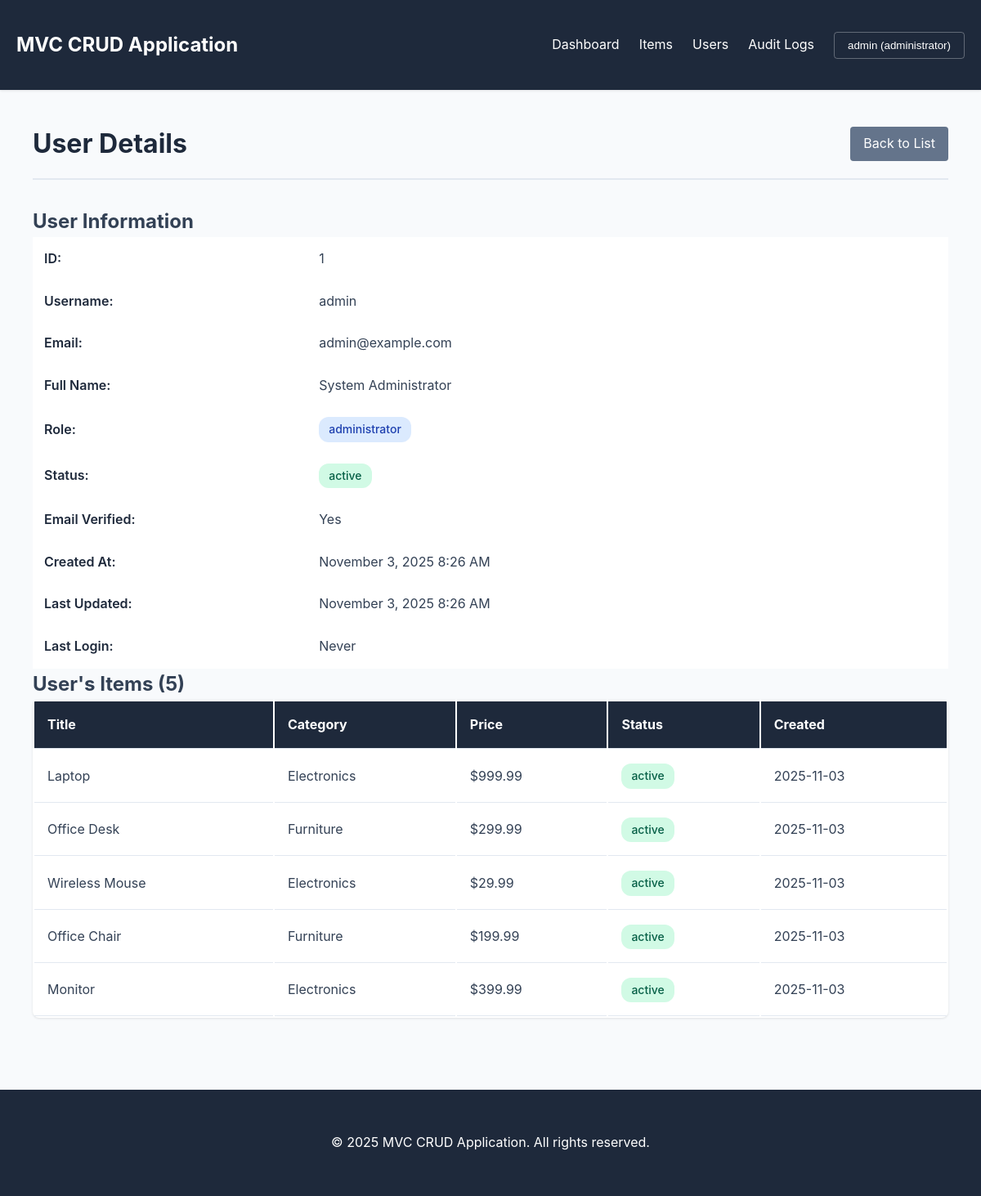
Page /index.php?controller=admin&action=viewUser&id=1 (signed in) on the committed database.
### tables this page shows
CREATE TABLE IF NOT EXISTS users (
    id INT AUTO_INCREMENT PRIMARY KEY,
    username VARCHAR(50) NOT NULL UNIQUE,
    email VARCHAR(100) NOT NULL UNIQUE,
    password VARCHAR(255) NOT NULL,
    full_name VARCHAR(100) NOT NULL,
    role ENUM('user', 'administrator', 'auditor') DEFAULT 'user',
    status ENUM('active', 'inactive', 'suspended') DEFAULT 'active',
    email_verified TINYINT(1) DEFAULT 0,
    created_at TIMESTAMP DEFAULT CURRENT_TIMESTAMP,
    updated_at TIMESTAMP DEFAULT CURRENT_TIMESTAMP ON UPDATE CURRENT_TIMESTAMP,
    last_login TIMESTAMP NULL,
    INDEX idx_username (username),
    INDEX idx_email (email),
    INDEX idx_role (role),
    INDEX idx_status (status)
);

CREATE TABLE IF NOT EXISTS items (
    id INT AUTO_INCREMENT PRIMARY KEY,
    title VARCHAR(200) NOT NULL,
    description TEXT,
    category VARCHAR(50),
    price DECIMAL(10, 2),
    quantity INT DEFAULT 0,
    status ENUM('active', 'inactive', 'discontinued') DEFAULT 'active',
    created_by INT NOT NULL,
    created_at TIMESTAMP DEFAULT CURRENT_TIMESTAMP,
    updated_at TIMESTAMP DEFAULT CURRENT_TIMESTAMP ON UPDATE CURRENT_TIMESTAMP,
    FOREIGN KEY (created_by) REFERENCES users(id) ON DELETE CASCADE,
    INDEX idx_category (category),
    INDEX idx_status (status),
    INDEX idx_created_by (created_by)
);

### app/controllers/AdminController.php (called while the page is built, shortened)
<?php
require_once APP_ROOT . '/app/controllers/BaseController.php';
class AdminController extends BaseController {
    private $userModel;
    public function __construct() {
        $this->userModel = new User();
    }
    public function viewUser() {
        $id = (int)$this->getGet('id');
        $user = $this->userModel->getUserById($id);
        $itemModel = new Item();
        $items = $itemModel->getByUser($id, 10, 0);
        $this->view('admin/view_user', [
            'user' => $user,
            'items' => $items
        ]);
    }
}

### public/index.php (called while the page is built, shortened)
<?php
require_once __DIR__ . '/../config/config.php';
$action = $_GET['action'] ?? 'index';
$action = preg_replace('/[^a-zA-Z]/', '', $action);
$controllerInstance = new $controllerClass();
try {
    $controllerInstance->$action();
} catch (Exception $e) {
    if (DEBUG_MODE) {
        die("Error: " . $e->getMessage());
    } else {
        die("An error occurred. Please try again later.");
    }
}

### app/models/User.php (called while the page is built, shortened)
<?php
class User {
    private $conn;
    public function __construct() {
        $this->db = Database::getInstance();
        $this->conn = $this->db->getConnection();
    }
    public function getUserById($id) {
        $query = "SELECT id, username, email, full_name, role, status, email_verified, created_at, updated_at, last_login
                  FROM users WHERE id = :id LIMIT 1";
        $stmt = $this->conn->prepare($query);
        $stmt->bindParam(':id', $id);
        $stmt->execute();
        if ($stmt->rowCount() > 0) {
            return $stmt->fetch();
        }
        return null;
    }
}

### config/config.php (called while the page is built, shortened)
<?php
spl_autoload_register(function ($class) {
    $paths = [
        APP_ROOT . '/app/models/',
        APP_ROOT . '/app/controllers/',
        APP_ROOT . '/config/'
    ];
    foreach ($paths as $path) {
        $file = $path . $class . '.php';
        if (file_exists($file)) {
            return;
        }
    }
});

### config/Database.php (called while the page is built, shortened)
<?php
class Database {
    private $host = DB_HOST;
    private $db_name = DB_NAME;
    private $username = DB_USER;
    private $password = DB_PASS;
    private $charset = DB_CHARSET;
    private $conn = null;
    private static $instance = null;
    public static function getInstance() {
        if (self::$instance === null) {
            self::$instance = new self();
        }
        return self::$instance;
    }
    private function connect() {
        $dsn = "mysql:host={$this->host};dbname={$this->db_name};charset={$this->charset}";
        $options = [
            PDO::ATTR_ERRMODE => PDO::ERRMODE_EXCEPTION,
            PDO::ATTR_DEFAULT_FETCH_MODE => PDO::FETCH_ASSOC,
            PDO::ATTR_EMULATE_PREPARES => false,
            PDO::ATTR_PERSISTENT => false
        ];
        try {
            $this->conn = new PDO($dsn, $this->username, $this->password, $options);
        } catch (PDOException $e) {
            if (DEBUG_MODE) {
                die("Database Connection Error: " . $e->getMessage());
            } else {
                die("Database connection failed. Please contact administrator.");
            }
        }
    }
    public function getConnection() {
        return $this->conn;
    }
}

### app/models/Item.php (called while the page is built, shortened)
<?php
class Item {
    private $conn;
    public function __construct() {
        $this->db = Database::getInstance();
        $this->conn = $this->db->getConnection();
    }
    public function getByUser($user_id, $limit = ITEMS_PER_PAGE, $offset = 0) {
        $query = "SELECT i.*, u.username as created_by_username, u.full_name as created_by_name
                  FROM items i
                  LEFT JOIN users u ON i.created_by = u.id
                  WHERE i.created_by = :user_id
                  ORDER BY i.created_at DESC
                  LIMIT :limit OFFSET :offset";
        $stmt = $this->conn->prepare($query);
        $stmt->bindValue(':user_id', $user_id, PDO::PARAM_INT);
        $stmt->bindValue(':limit', (int)$limit, PDO::PARAM_INT);
        $stmt->bindValue(':offset', (int)$offset, PDO::PARAM_INT);
        $stmt->execute();
        return $stmt->fetchAll();
    }
}

### app/views/admin/view_user.php (the view, shortened to what this page needs)
<?php include APP_ROOT . '/app/views/layouts/header.php'; ?>
<div class="container">
    <div class="page-header">
        <h1>User Details</h1>
        <div class="actions">
            <a href="index.php?controller=admin&action=users" class="btn btn-secondary">Back to List</a>
        </div>
    </div>
    <div class="user-details">
        <div class="detail-section">
            <h2>User Information</h2>
            <table class="info-table">
                <tr>
                    <th>ID:</th>
                    <td><?php echo $user['id']; ?></td>
                </tr>
                <tr>
                    <th>Username:</th>
                    <td><?php echo htmlspecialchars($user['username']); ?></td>
                </tr>
                <tr>
                    <th>Email:</th>
                    <td><?php echo htmlspecialchars($user['email']); ?></td>
                </tr>
                <tr>
                    <th>Full Name:</th>
                    <td><?php echo htmlspecialchars($user['full_name']); ?></td>
                </tr>
                <tr>
                    <th>Role:</th>
                    <td><span class="badge badge-<?php echo $user['role']; ?>"><?php echo $user['role']; ?></span></td>
                </tr>
                <tr>
                    <th>Status:</th>
                    <td><span class="badge badge-<?php echo $user['status']; ?>"><?php echo $user['status']; ?></span></td>
                </tr>
                <tr>
                    <th>Email Verified:</th>
                    <td><?php echo $user['email_verified'] ? 'Yes' : 'No'; ?></td>
                </tr>
                <tr>
                    <th>Created At:</th>
                    <td><?php echo date('F j, Y g:i A', strtotime($user['created_at'])); ?></td>
                </tr>
                <tr>
                    <th>Last Updated:</th>
                    <td><?php echo date('F j, Y g:i A', strtotime($user['updated_at'])); ?></td>
                </tr>
                <tr>
                    <th>Last Login:</th>
                    <td><?php echo $user['last_login'] ? date('F j, Y g:i A', strtotime($user['last_login'])) : 'Never'; ?></td>
                </tr>
            </table>
        </div>
        <div class="detail-section">
            <h2>User's Items (<?php echo count($items); ?>)</h2>
            <?php if (empty($items)): ?>
                <p>This user has not created any items.</p>
            <?php else: ?>
                <table class="table">
                    <thead>
                        <tr>
                            <th>Title</th>
                            <th>Category</th>
                            <th>Price</th>
                            <th>Status</th>
                            <th>Created</th>
                        </tr>
                    </thead>
                    <tbody>
                        <?php foreach ($items as $item): ?>
                            <tr>
                                <td><?php echo htmlspecialchars($item['title']); ?></td>
                                <td><?php echo htmlspecialchars($item['category'] ?? 'N/A'); ?></td>
                                <td>$<?php echo number_format($item['price'], 2); ?></td>
                                <td><span class="badge badge-<?php echo $item['status']; ?>"><?php echo $item['status']; ?></span></td>
                                <td><?php echo date('Y-m-d', strtotime($item['created_at'])); ?></td>
                            </tr>
                        <?php endforeach; ?>
                    </tbody>
                </table>
            <?php endif; ?>
        </div>
    </div>
</div>
<?php include APP_ROOT . '/app/views/layouts/footer.php'; ?>

### app/controllers/BaseController.php (shortened to what this page needs)
<?php
class BaseController {
    protected $user = null;
    protected function checkAuth() {
        if (isset($_SESSION['user_id']) && isset($_SESSION['user'])) {
            $this->user = $_SESSION['user'];
        }
    }
    protected function view($view, $data = []) {
        extract($data);
        $current_user = $this->user;
        $viewFile = APP_ROOT . '/app/views/' . $view . '.php';
        if (file_exists($viewFile)) {
            require_once $viewFile;
        } else {
            die("View not found: {$view}");
        }
    }
    protected function getGet($key, $default = null) {
        return $_GET[$key] ?? $default;
    }
}

### app/views/layouts/header.php (shortened to what this page needs)
<!DOCTYPE html>
<html lang="en">
<head>
    <link rel="stylesheet" href="<?php echo APP_URL; ?>/public/css/style.css">
</head>
<body>
    <nav class="navbar">
        <div class="container">
            <div class="nav-brand">
                <a href="<?php echo APP_URL; ?>/public/index.php"><?php echo APP_NAME; ?></a>
            </div>
            <div class="nav-menu">
                <?php if (isset($current_user) && $current_user): ?>
                    <a href="index.php?controller=dashboard&action=index">Dashboard</a>
                    <a href="index.php?controller=item&action=index">Items</a>
                    <?php if ($current_user['role'] === 'administrator'): ?>
                        <a href="index.php?controller=admin&action=users">Users</a>
                    <?php endif; ?>
                    <?php if ($current_user['role'] === 'auditor' || $current_user['role'] === 'administrator'): ?>
                        <a href="index.php?controller=audit&action=index">Audit Logs</a>
                    <?php endif; ?>
                    <div class="dropdown">
                        <button class="dropbtn">
                            <?php echo htmlspecialchars($current_user['username']); ?>
                            (<?php echo htmlspecialchars($current_user['role']); ?>)
                        </button>
                    </div>
                <?php else: ?>
                    <a href="index.php?controller=auth&action=login">Login</a>
                    <a href="index.php?controller=auth&action=register">Register</a>
                <?php endif; ?>
            </div>
        </div>
    </nav>
    <main class="container">

### app/views/layouts/footer.php (shortened to what this page needs)
    </main>
    <footer class="footer">
        <div class="container">
            <p>&copy; <?php echo date('Y'); ?> <?php echo APP_NAME; ?>. All rights reserved.</p>
        </div>
    </footer>
</body>
</html>

### public/css/style.css (style rules this page uses)
* { margin: 0; padding: 0; box-sizing: border-box; }
:root { --primary-color: #2563eb; --secondary-color: #64748b; --success-color: #10b981; --danger-color: #ef4444; --warning-color: #f59e0b; --dark-color: #1e293b; --light-color: #f8fafc; --border-color: #e2e8f0; --text-color: #334155; --shadow: 0 1px 3px rgba(0, 0, 0, 0.1); }
body { font-family: -apple-system, BlinkMacSystemFont, 'Segoe UI', Roboto, 'Helvetica Neue', Arial, sans-serif; line-height: 1.6; color: var(--text-color); background-color: var(--light-color); }
.container { max-width: 1200px; margin: 0 auto; padding: 20px; }
.navbar { background-color: var(--dark-color); color: white; padding: 1rem 0; box-shadow: var(--shadow); }
.navbar .container { display: flex; justify-content: space-between; align-items: center; }
.nav-brand a { color: white; font-size: 1.5rem; font-weight: bold; text-decoration: none; }
.nav-menu { display: flex; gap: 1.5rem; align-items: center; }
.nav-menu a { color: white; text-decoration: none; transition: color 0.3s; }
.dropdown { position: relative; display: inline-block; }
.dropbtn { background-color: transparent; color: white; border: 1px solid rgba(255, 255, 255, 0.3); padding: 0.5rem 1rem; cursor: pointer; border-radius: 4px; }
main { min-height: calc(100vh - 200px); padding: 2rem 0; }
.page-header { display: flex; justify-content: space-between; align-items: center; margin-bottom: 2rem; padding-bottom: 1rem; border-bottom: 2px solid var(--border-color); }
.page-header h1 { color: var(--dark-color); font-size: 2rem; }
.btn { display: inline-block; padding: 0.5rem 1rem; border: none; border-radius: 4px; cursor: pointer; text-decoration: none; transition: all 0.3s; font-size: 1rem; }
.btn-secondary { background-color: var(--secondary-color); color: white; }
.table { width: 100%; background: white; border-radius: 8px; overflow: hidden; box-shadow: var(--shadow); }
.table thead { background-color: var(--dark-color); color: white; }
.table th, .table td { padding: 1rem; text-align: left; border-bottom: 1px solid var(--border-color); }
.badge { display: inline-block; padding: 0.25rem 0.75rem; border-radius: 12px; font-size: 0.875rem; font-weight: 500; }
.badge-active, .badge-user { background-color: #d1fae5; color: #065f46; }
.badge-administrator { background-color: #dbeafe; color: #1e40af; }
.info-table { width: 100%; background: white; }
.info-table th { text-align: left; padding: 0.75rem; font-weight: 600; color: var(--dark-color); width: 30%; }
.info-table td { padding: 0.75rem; }
.info-table tr { border-bottom: 1px solid var(--border-color); }
.footer { background-color: var(--dark-color); color: white; text-align: center; padding: 2rem 0; margin-top: 3rem; }

### rows in the picture
users: username "admin", role "administrator", id "1", email "admin@example.com", full_name "System Administrator", status "active", created_at "November 3, 2025 8:26 AM", updated_at "November 3, 2025 8:26 AM"
items: title "Laptop", category "Electronics", price "999.99", status "active", created_at "2025-11-03"
items: title "Office Desk", category "Furniture", price "299.99", status "active", created_at "2025-11-03"
items: title "Wireless Mouse", category "Electronics", price "29.99", status "active", created_at "2025-11-03"
items: title "Office Chair", category "Furniture", price "199.99", status "active", created_at "2025-11-03"
items: title "Monitor", category "Electronics", price "399.99", status "active", created_at "2025-11-03"

### other values in the picture
APP_NAME "MVC CRUD Application"
count($items) "5"
